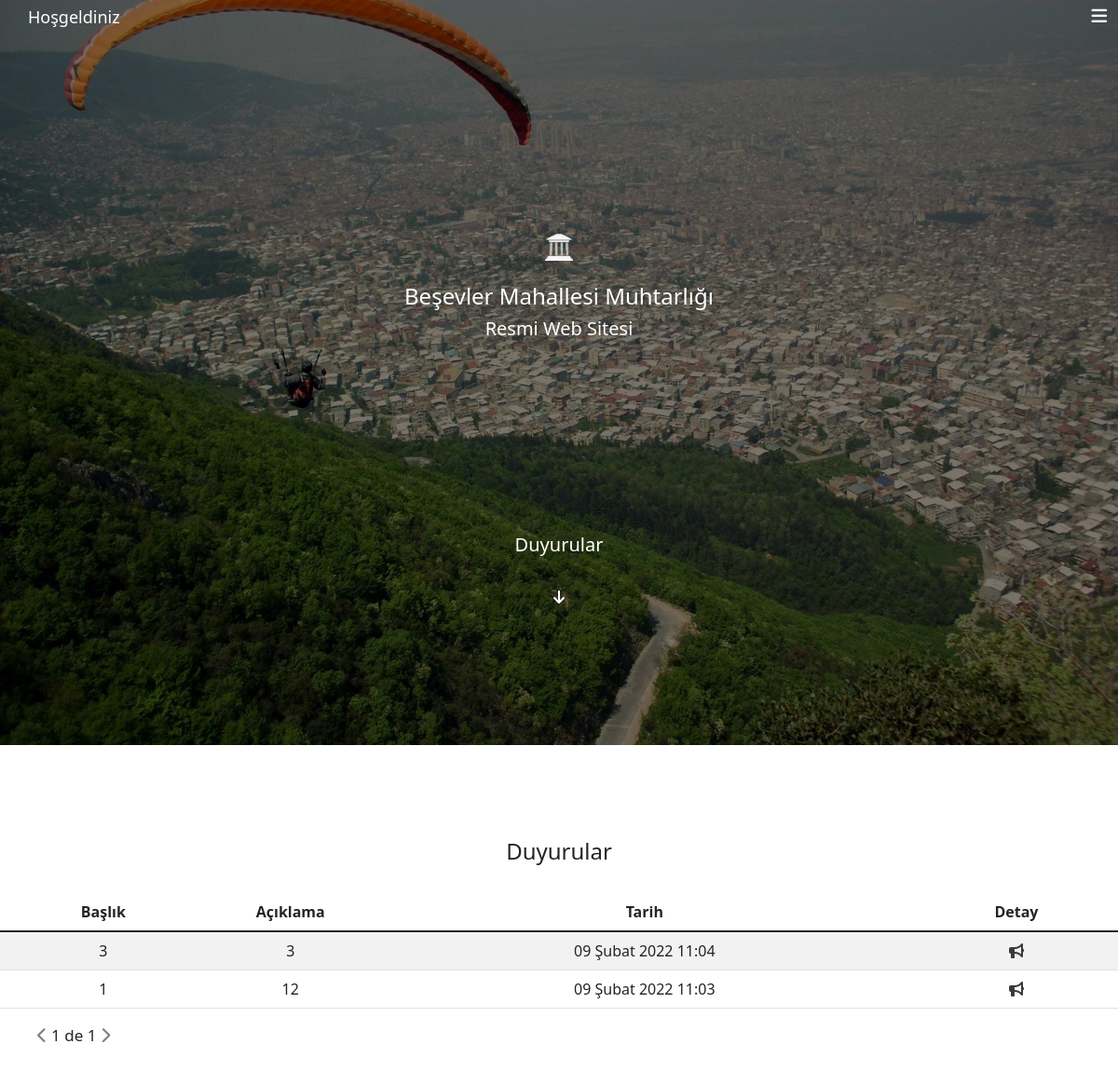
/, run on an earlier commit of the app's database.
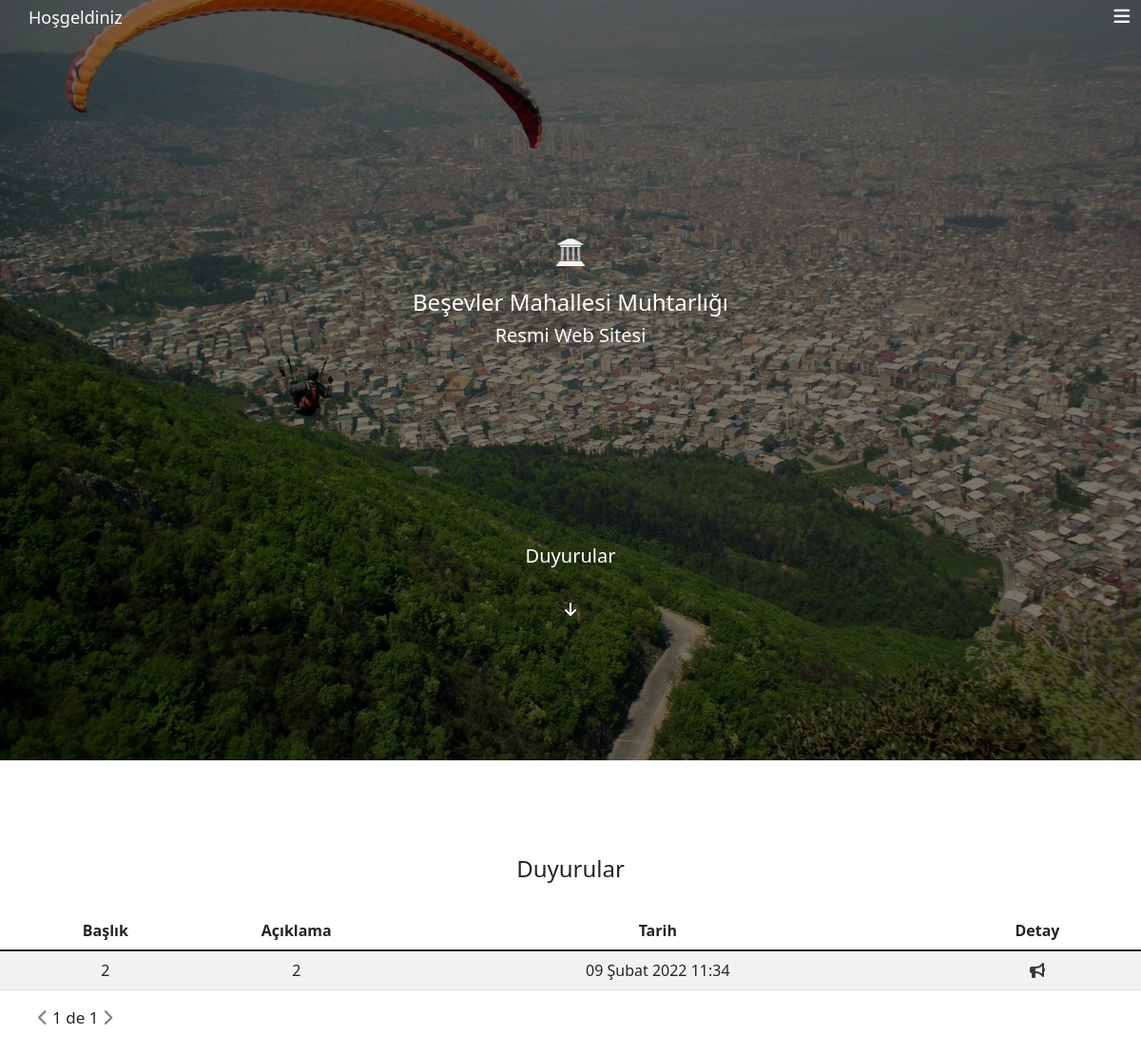
And on a later commit of the database.
### base/models.py (models this page shows, shortened)
class Announcement(models.Model):
    title=models.CharField(max_length=30,blank=False,null=False)
    desc=models.TextField(max_length=200,blank=False,null=False)
    create_time = models.DateTimeField(
        auto_now_add=True, blank=True, null=True)
    update_time = models.DateTimeField(auto_now=True,blank=True, null=True)

### base/views.py (the view)
# urls.py: path('', views.CitizenHomeView, name="citizen-home"),
def CitizenHomeView(request):
    duyurular = Announcement.objects.all().order_by('-update_time')
    p = Paginator(duyurular,5)
    page = request.GET.get('page')
    duyuru = p.get_page(page)
    context = {'duyurular':duyuru}
    return render(request, 'base/citizen/citizenhome.html', context)

### base/templates/base/citizen/citizenhome.html (shortened to what this page needs)
{% extends 'base/main.html' %} {% block content%}
{% load static %}
<link rel="stylesheet" href="{% static 'css/navbar.css' %}" />
</head>
<body>
    <nav style="position: absolute;width: 100%;background: transparent;">
        <ul class="ul d-flex justify-content-end text-center">
            {% if request.user.is_anonymous %}
            <p class="welcomeuser" style="position: absolute;left: 30px;top: 5px;font-size: 18px;color: white;z-index: 1;">
                   Hoşgeldiniz</p>
            <li><i class="fas fa-bars"></i></li>
                {% endif %}
        </ul>
    </nav>
    <div class="nature">
        <span><img src="{% static 'mahresimler/logo.png' %}"  style="width: 30px;height: 30px;margin-top:250px"/>
            <br><br>
            <h3 style="font-size:1.5em">Beşevler Mahallesi Muhtarlığı</h3>
            <h5>Resmi Web Sitesi</h5>
        </span>
        <br>
        <div class="vatandaskayit">
            <p class="text-center h5">Duyurular</p>
            <br>
            <i class="fas fa-arrow-down" style="cursor: pointer;" onclick="duyuru()"></i>
        </div>
    </div>
     {% if duyurular %}
     <h4 style="text-align: center;margin-top: 100px;">Duyurular</h4>
     <table class="duyurular table table-striped table-hover rounded text-center" style="margin-top: 30px;">
        <thead>
            <th>Başlık</th>
            <th>Açıklama</th>
            <th>Tarih</th>
            <th>Detay</th>
        </thead>
        {% for duyuru in duyurular %}
        <tr class="duyurutr">
            <td>{{duyuru.title}}</td>
            <td>{{duyuru.desc}}</td>
            <td>{{duyuru.update_time}}</td>
            <td><a href="{% url 'duyuru-tek' duyuru.id %}"><i class="fas fa-bullhorn"></i></a></td>
        </tr>
        {% endfor %}
    </table>
        <p style="padding-left: 40px;font-size: 17px;">
        {% if duyurular.has_previous%}
        <a href="?page={{duyurular.previous_page_number}}" style="color: black;"><i class="fas fa-chevron-left"></i></a>
        {% else %}
        <i class="fas fa-chevron-left disabled" style="color: gray;">
        </i>
        {% endif %}
        {{duyurular.number}} de {{duyurular.paginator.num_pages}}
        {% if duyurular.has_next %}
        <a href="?page={{duyurular.next_page_number}}" style="color: black;"><i class="fas fa-chevron-right"></i></a>
        <a href="?page={{duyurular.paginator.num_pages}}" style="color: black;"><i class="fas fa-angle-double-right"></i></a>
        {% else %}
        <i class="fas fa-chevron-right" style="color: gray;"></i>
        {% endif %}
    </p>
    <br>
    <br>
    <br>
    {%else%}
    <h3 class="text-center mt-5 mb-5">Şu an duyuru yok...</h3>
    {% endif %}
    {% endblock content %}

### base/templates/base/main.html (shortened to what this page needs)
<!DOCTYPE html>
<html lang="en">
<head>
    {% load static %}
    <link rel="stylesheet" href="{% static 'css/scrollbar.css' %}">
    <link href="https://cdn.jsdelivr.net/npm/bootstrap@5.1.3/dist/css/bootstrap.min.css" rel="stylesheet"> {% load static %}
    {% block content %}
    {% endblock content %}
    </body>
</html>

### base/static/css/navbar.css (style rules this page uses)
html { overflow-x: hidden; scroll-behavior: smooth; }
nav { background-color: rgb(58, 58, 58); max-height: 37px; }
ul { list-style: none; }
.fa-bars { color: white; }
tr { margin-top: 20px; margin-bottom: 20px; }
.fa-bars { position: absolute; right: 12px; top: 8px; visibility: hidden; pointer-events: none; color: white; }
.nature { color: white; display: flex; flex-direction: column; height: 100vh; width: 100vw; background-image: url("../mahresimler/1994540.jpg"); background-size: cover; text-align: center; }
.vatandaskayit { position: relative; top: 22vh; width: 100vw; }
table i { color: rgb(58, 58, 58); }
@media only screen and (max-width: 1300px) { .ul li { visibility: hidden; } }
@media only screen and (max-width: 1300px) { .fa-bars { display: block; visibility: visible; cursor: pointer; pointer-events: all; font-size: 19px; } }
@media only screen and (max-width: 1300px) { .welcomeuser { visibility: visible; } }

### base/templates/base/citizen/citizenhome.html (style rules this page uses)
.duyurutr td:nth-child(2) { max-width: 15vw; text-overflow: ellipsis; white-space: nowrap; overflow: hidden; width:200px; }

What changed in the data, as far as the page shows it:
removed Announcement: title "3", desc "3", update_time "09 Şubat 2022 11:04"
removed Announcement: title "1", desc "12", update_time "09 Şubat 2022 11:03"
added Announcement: title "2", desc "2", update_time "09 Şubat 2022 11:34"
